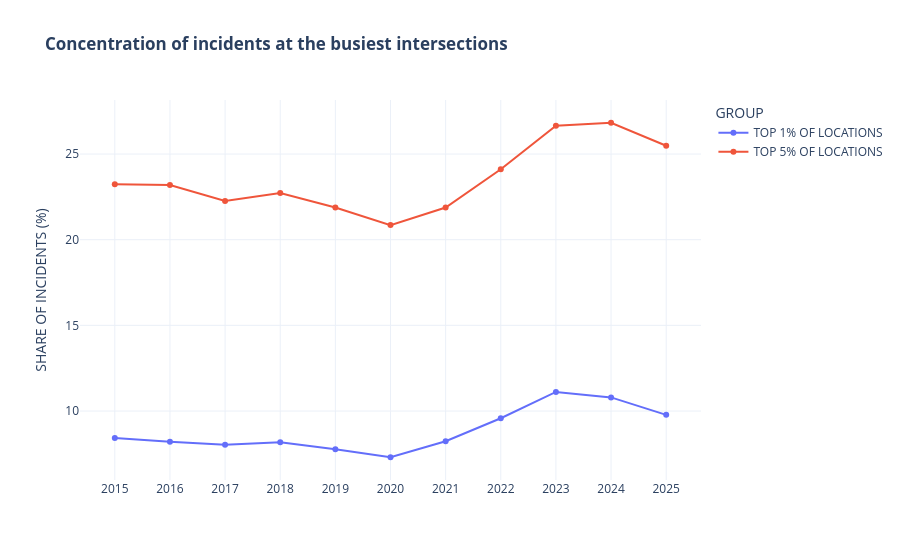

This figure's notebook cell:
### Markdown cell above
## 5. Are incidents concentrated in a few places?
If a small share of intersections concentrates a large share of incidents, targeted prevention is more effective. For each year I compute the share of all located incidents that occur at the busiest 1% and 5% of intersections.

### Code cell
conc = concentration_by_year(full)
display(conc.round(1))

long_conc = (conc.drop(columns="LOCATIONS").reset_index()
                 .melt(id_vars="YEAR", var_name="GROUP", value_name="SHARE OF INCIDENTS (%)"))
fig = px.line(long_conc, x="YEAR", y="SHARE OF INCIDENTS (%)", color="GROUP", markers=True,
              title="<b>Concentration of incidents at the busiest intersections</b>")
fig.update_xaxes(dtick=1, title=None)
fig.show()

### Figure 1 — Plotly figure (JSON) as saved in the notebook; plotly's stock layout.template omitted (floating-point values rounded to 4 significant figures)
{"data": [{"hovertemplate": "GROUP=TOP 1% OF LOCATIONS<br>YEAR=%{x}<br>SHARE OF INCIDENTS (%)=%{y}<extra></extra>", "legendgroup": "TOP 1% OF LOCATIONS", "line": {"color": "#636efa", "dash": "solid"}, "marker": {"symbol": "circle"}, "mode": "lines+markers", "name": "TOP 1% OF LOCATIONS", "orientation": "v", "showlegend": true, "type": "scatter", "x": [2015, 2016, 2017, 2018, 2019, 2020, 2021, 2022, 2023, 2024, 2025], "xaxis": "x", "y": [8.422, 8.201, 8.029, 8.183, 7.772, 7.303, 8.237, 9.581, 11.11, 10.8, 9.776], "yaxis": "y"}, {"hovertemplate": "GROUP=TOP 5% OF LOCATIONS<br>YEAR=%{x}<br>SHARE OF INCIDENTS (%)=%{y}<extra></extra>", "legendgroup": "TOP 5% OF LOCATIONS", "line": {"color": "#EF553B", "dash": "solid"}, "marker": {"symbol": "circle"}, "mode": "lines+markers", "name": "TOP 5% OF LOCATIONS", "orientation": "v", "showlegend": true, "type": "scatter", "x": [2015, 2016, 2017, 2018, 2019, 2020, 2021, 2022, 2023, 2024, 2025], "xaxis": "x", "y": [23.23, 23.19, 22.26, 22.73, 21.88, 20.85, 21.88, 24.11, 26.65, 26.83, 25.49], "yaxis": "y"}], "layout": {"legend": {"title": {"text": "GROUP"}, "tracegroupgap": 0}, "title": {"text": "<b>Concentration of incidents at the busiest intersections</b>"}, "xaxis": {"anchor": "y", "domain": [0, 1], "dtick": 1, "title": {}}, "yaxis": {"anchor": "x", "domain": [0, 1], "title": {"text": "SHARE OF INCIDENTS (%)"}}}}
